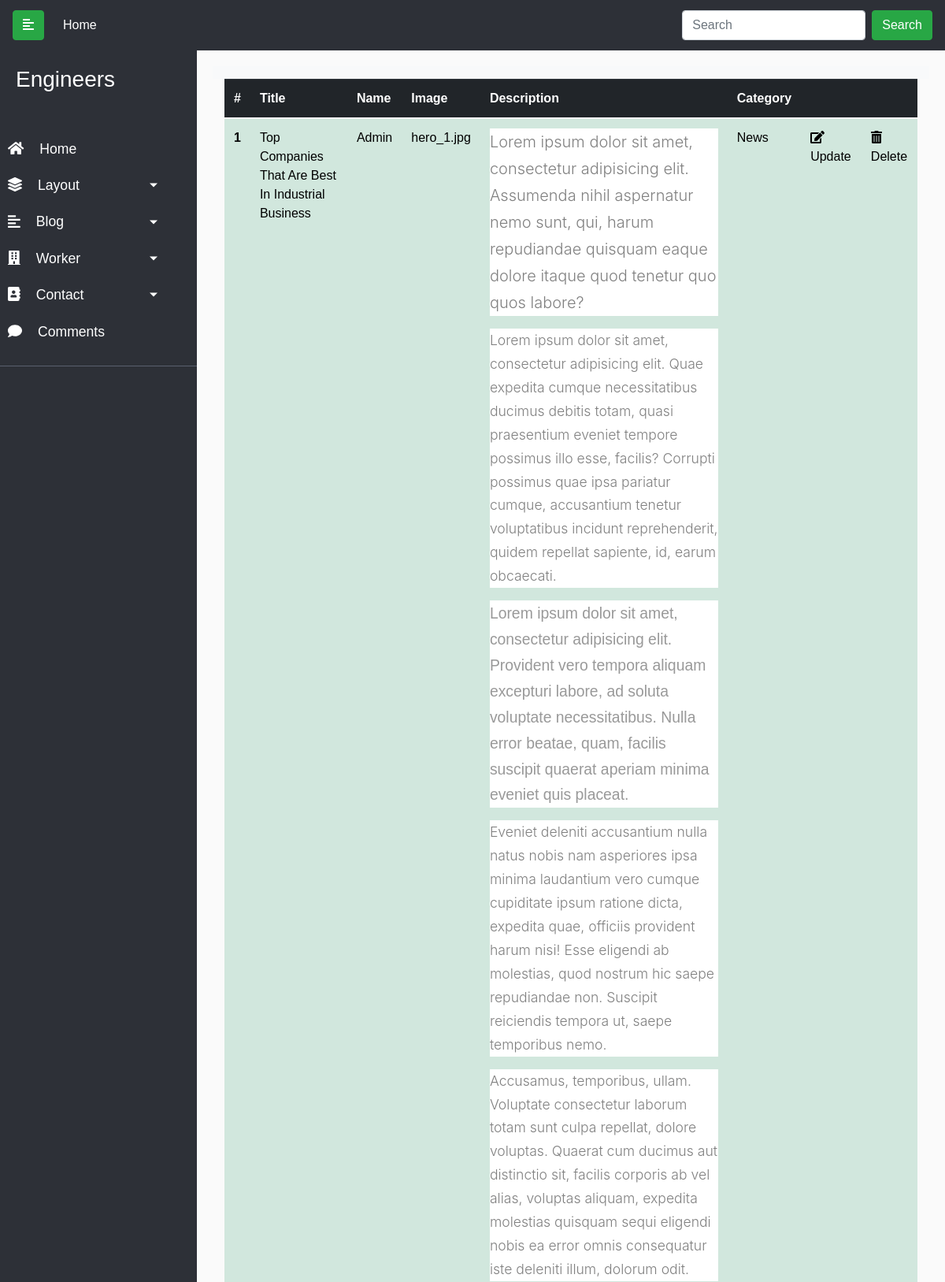
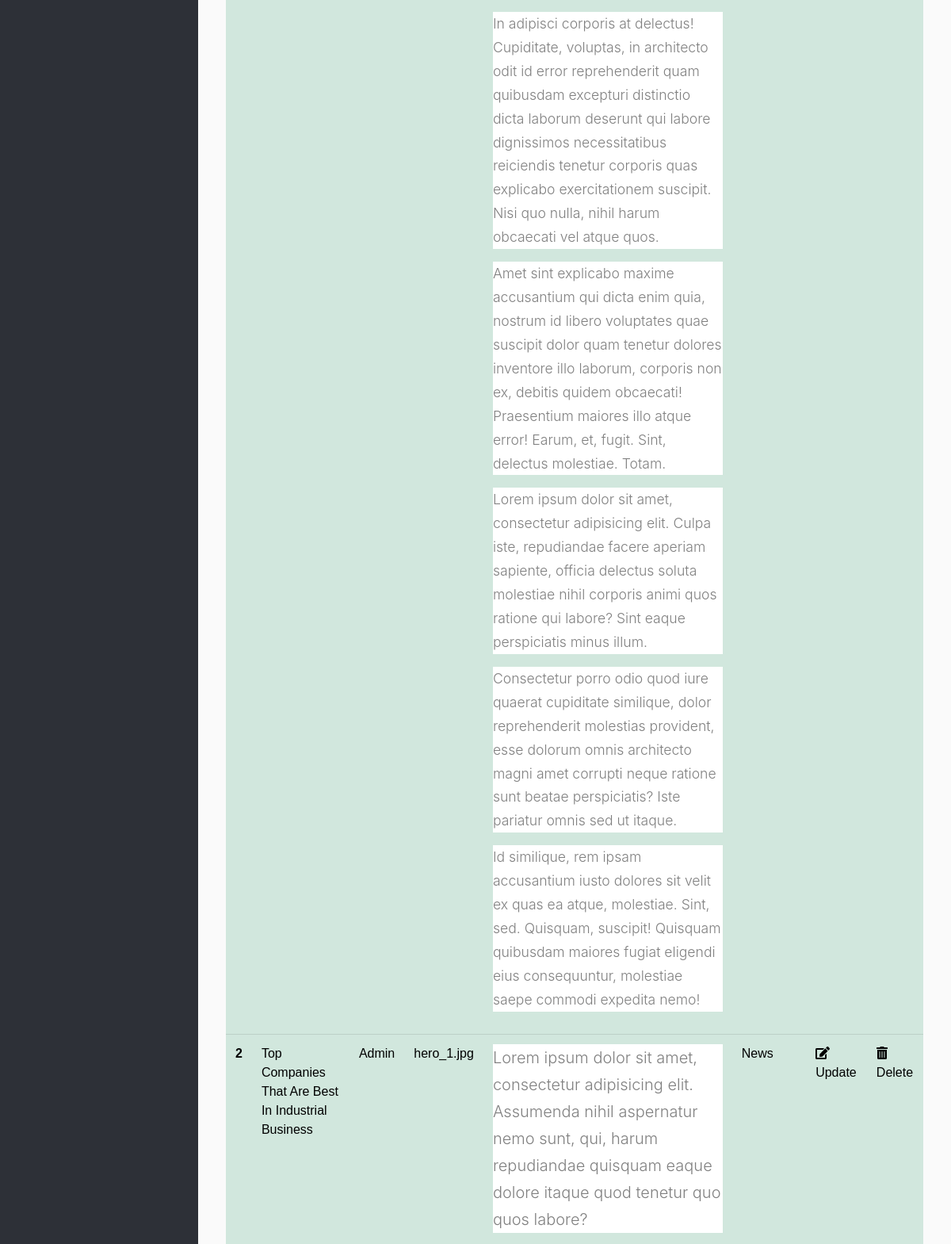
The page /admin/blog (upper part) on the database its author committed (2 pictures, top to bottom).
### engineers/models.py (models this page shows, shortened)
class Blog(db.Model):
    id = db.Column(db.Integer, primary_key=True)
    title = db.Column(db.String(80), nullable=False)
    name = db.Column(db.String(20), nullable=False)
    image = db.Column(db.String(20), default='uploads/default.png')
    desc = db.Column(db.Text, nullable=False)
    category = db.Column(db.Integer, db.ForeignKey('blogcategory.id'), nullable=False)
    comment = db.relationship('Comment', backref='blog', lazy=True, cascade='all,delete')
    tag = db.relationship('Tag', secondary='blogs_tags', backref=db.backref('blogs', lazy='dynamic'))

### engineers/controllers.py (the view)
@app.route('/admin/blog')
def blog_list():
    blogs = Blog.query.all()
    blog_category = BlogCategory.query.all()
    return render_template('admin/blog.html', blogs=blogs, blog_category=blog_category)

### engineers/templates/admin/blog.html
{% extends 'admin/base.html' %}
{% block content %}
<div class="container">
    <div class="row ">
      <div class="col">
        <table class="table table-success" >
          <thead class="thead-dark">
              <tr>
                <th scope="col">#</th>
                <th scope="col">Title</th>
                <th scope="col">Name</th>
                <th scope="col">Image</th>
                <th scope="col">Description</th>
                <th scope="col">Category</th>
                <th></th>
                <th></th>
              </tr>
            </thead>
            <tbody>
               {% for blog in blogs %}
              <tr>
                <th scope="row">{{blog.id}}</th>
                <td>{{blog.title}}</td>
                <td>{{blog.name}}</td>
                <td>{{blog.image}}</td>
                <td>{{blog.desc| safe}}</td>
                <td>{{blog.category}}</td>
                <td><a href="{{url_for('blog_update', id=blog.id)}}"><i class="fas fa-edit"></i>Update</a></td>
                <td><a href="{{url_for('blog_delete', id=blog.id)}}"  onclick="return confirm('Are You Sure To Delete ?')"><i class="fas fa-trash-alt"></i>Delete</a></td>             </tr>
              {% endfor %}
            </tbody>
          </table>
      </div>
    </div>
  </div>
</div>
{% endblock %}

### engineers/templates/admin/base.html (style rules this page uses)
body { font-family: 'Poppins', sans-serif; background: #fafafa; }
p { font-family: 'Poppins', sans-serif; font-size: 1.1em; font-weight: 300; line-height: 1.7em; color: #999; }
a, a:hover, a:focus { color: inherit; text-decoration: none; transition: all 0.3s; }

### rows shown on the page
Blog: id "1", title "Top Companies That Are Best In Industrial Business", name "Admin", image "hero_1.jpg", desc "Lorem ipsum dolor sit amet, consectetur adipisicing elit. Assumenda nihil aspernatur nemo sunt, qui, harum repudiandae quisquam eaque dolore itaque quod tenetur quo quos labore? Lorem ipsum dolor sit amet, consectetur adipisicing elit. Quae expedita cumque necessitatibus ducimus debitis totam, quasi praesentium eveniet tempore possimus illo esse, facilis? Corrupti possimus quae ipsa pariatur cumque, accusantium tenetur voluptatibus incidunt reprehenderit, quidem repellat sapiente, id, earum obcaecati. Lorem ipsum dolor sit amet, consectetur adipisicing elit. Provident vero tempora aliquam excepturi labore, ad soluta voluptate necessitatibus. Nulla error beatae, quam, facilis suscipit…", category "News"
Blog: id "2", title "Top Companies That Are Best In Industrial Business", name "Admin", image "hero_1.jpg", desc "Lorem ipsum dolor sit amet, consectetur adipisicing elit. Assumenda nihil aspernatur nemo sunt, qui, harum repudiandae quisquam eaque dolore itaque quod tenetur quo quos labore?", category "News"
